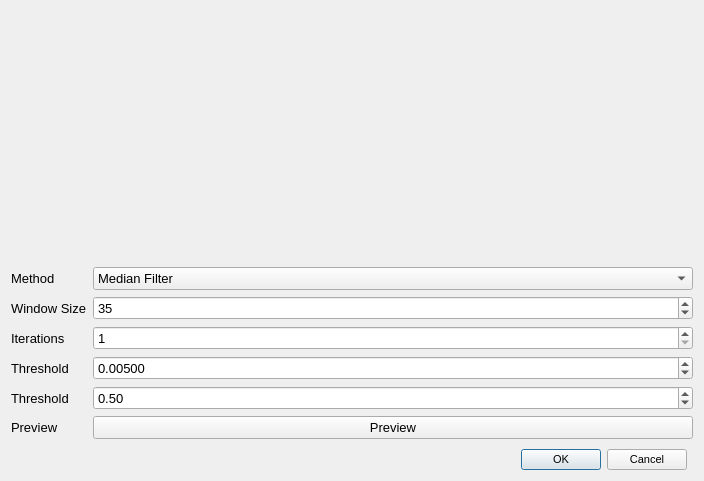
<?xml version="1.0" encoding="UTF-8"?>
<ui version="4.0">
 <class>BaselineDialog</class>
 <widget class="QDialog" name="BaselineDialog">
  <property name="geometry">
   <rect>
    <x>0</x>
    <y>0</y>
    <width>700</width>
    <height>481</height>
   </rect>
  </property>
  <property name="font">
   <font>
    <pointsize>10</pointsize>
   </font>
  </property>
  <property name="windowTitle">
   <string>Correct Baseline</string>
  </property>
  <layout class="QGridLayout" name="gridLayout">
   <item row="0" column="0" colspan="2">
    <widget class="QCustomPlot" name="spectrumPlot" native="true">
     <property name="sizePolicy">
      <sizepolicy hsizetype="Fixed" vsizetype="Fixed">
       <horstretch>0</horstretch>
       <verstretch>0</verstretch>
      </sizepolicy>
     </property>
     <property name="minimumSize">
      <size>
       <width>682</width>
       <height>250</height>
      </size>
     </property>
    </widget>
   </item>
   <item row="3" column="0">
    <widget class="QDialogButtonBox" name="buttonBox">
     <property name="font">
      <font>
       <pointsize>8</pointsize>
      </font>
     </property>
     <property name="orientation">
      <enum>Qt::Horizontal</enum>
     </property>
     <property name="standardButtons">
      <set>QDialogButtonBox::Cancel|QDialogButtonBox::Ok</set>
     </property>
    </widget>
   </item>
   <item row="1" column="0" colspan="2">
    <layout class="QFormLayout" name="formLayout">
     <item row="0" column="0">
      <widget class="QLabel" name="label">
       <property name="text">
        <string>Method</string>
       </property>
      </widget>
     </item>
     <item row="0" column="1">
      <widget class="QComboBox" name="methodComboBox">
       <item>
        <property name="text">
         <string>Median Filter</string>
        </property>
       </item>
       <item>
        <property name="text">
         <string>Vancouver Raman Algorithm (IModPoly)</string>
        </property>
       </item>
       <item>
        <property name="text">
         <string>CWT</string>
        </property>
       </item>
      </widget>
     </item>
     <item row="1" column="0">
      <widget class="QLabel" name="param_0Label">
       <property name="text">
        <string>Window Size</string>
       </property>
      </widget>
     </item>
     <item row="1" column="1">
      <widget class="QSpinBox" name="param_0SpinBox">
       <property name="minimum">
        <number>1</number>
       </property>
       <property name="maximum">
        <number>599</number>
       </property>
       <property name="singleStep">
        <number>2</number>
       </property>
       <property name="value">
        <number>35</number>
       </property>
      </widget>
     </item>
     <item row="2" column="0">
      <widget class="QLabel" name="param_1Label">
       <property name="text">
        <string>Iterations</string>
       </property>
      </widget>
     </item>
     <item row="2" column="1">
      <widget class="QSpinBox" name="param_1SpinBox">
       <property name="minimum">
        <number>1</number>
       </property>
       <property name="maximum">
        <number>100000</number>
       </property>
      </widget>
     </item>
     <item row="3" column="0">
      <widget class="QLabel" name="param_2Label">
       <property name="text">
        <string>Threshold</string>
       </property>
      </widget>
     </item>
     <item row="3" column="1">
      <widget class="QDoubleSpinBox" name="param_2DoubleSpinBox">
       <property name="decimals">
        <number>5</number>
       </property>
       <property name="minimum">
        <double>0.000000000000000</double>
       </property>
       <property name="maximum">
        <double>1.000000000000000</double>
       </property>
       <property name="singleStep">
        <double>0.000100000000000</double>
       </property>
       <property name="value">
        <double>0.005000000000000</double>
       </property>
      </widget>
     </item>
     <item row="4" column="0">
      <widget class="QLabel" name="param_3Label">
       <property name="text">
        <string>Threshold</string>
       </property>
      </widget>
     </item>
     <item row="4" column="1">
      <widget class="QDoubleSpinBox" name="param_3DoubleSpinBox">
       <property name="maximum">
        <double>1.000000000000000</double>
       </property>
       <property name="singleStep">
        <double>0.100000000000000</double>
       </property>
       <property name="value">
        <double>0.500000000000000</double>
       </property>
      </widget>
     </item>
     <item row="5" column="0">
      <widget class="QLabel" name="label_3">
       <property name="text">
        <string>Preview</string>
       </property>
      </widget>
     </item>
     <item row="5" column="1">
      <widget class="QPushButton" name="pushButton">
       <property name="text">
        <string>Preview</string>
       </property>
      </widget>
     </item>
    </layout>
   </item>
  </layout>
 </widget>
 <customwidgets>
  <customwidget>
   <class>QCustomPlot</class>
   <extends>QWidget</extends>
   <header>qcustomplot.h</header>
   <container>1</container>
  </customwidget>
 </customwidgets>
 <resources/>
 <connections>
  <connection>
   <sender>buttonBox</sender>
   <signal>accepted()</signal>
   <receiver>BaselineDialog</receiver>
   <slot>accept()</slot>
   <hints>
    <hint type="sourcelabel">
     <x>247</x>
     <y>451</y>
    </hint>
    <hint type="destinationlabel">
     <x>157</x>
     <y>274</y>
    </hint>
   </hints>
  </connection>
  <connection>
   <sender>buttonBox</sender>
   <signal>rejected()</signal>
   <receiver>BaselineDialog</receiver>
   <slot>reject()</slot>
   <hints>
    <hint type="sourcelabel">
     <x>315</x>
     <y>451</y>
    </hint>
    <hint type="destinationlabel">
     <x>286</x>
     <y>274</y>
    </hint>
   </hints>
  </connection>
 </connections>
</ui>
